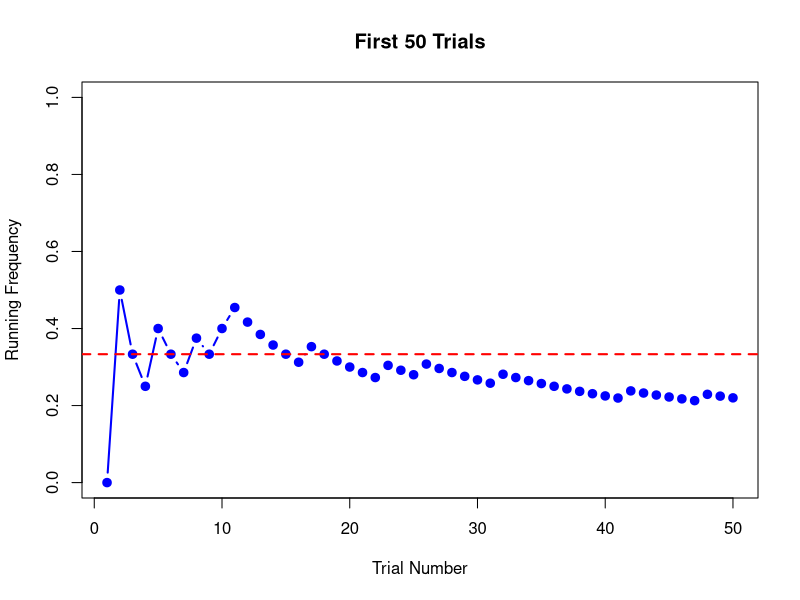
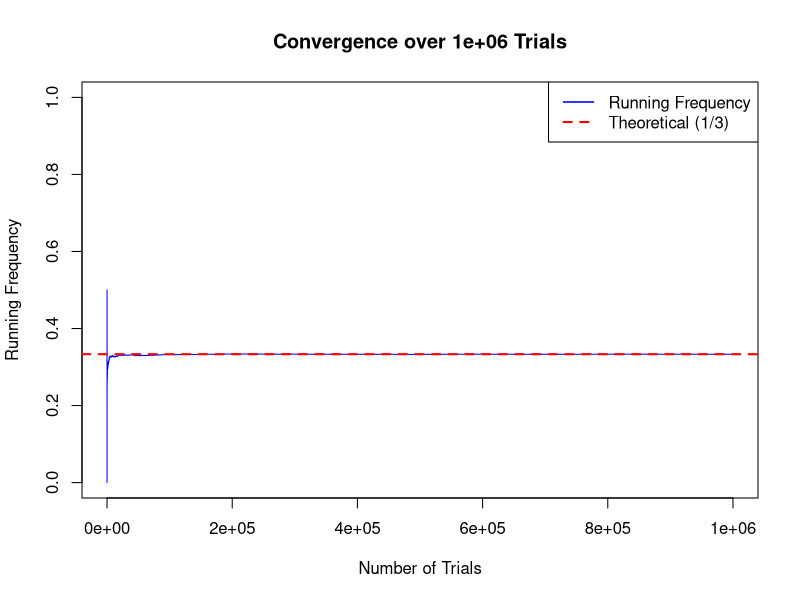
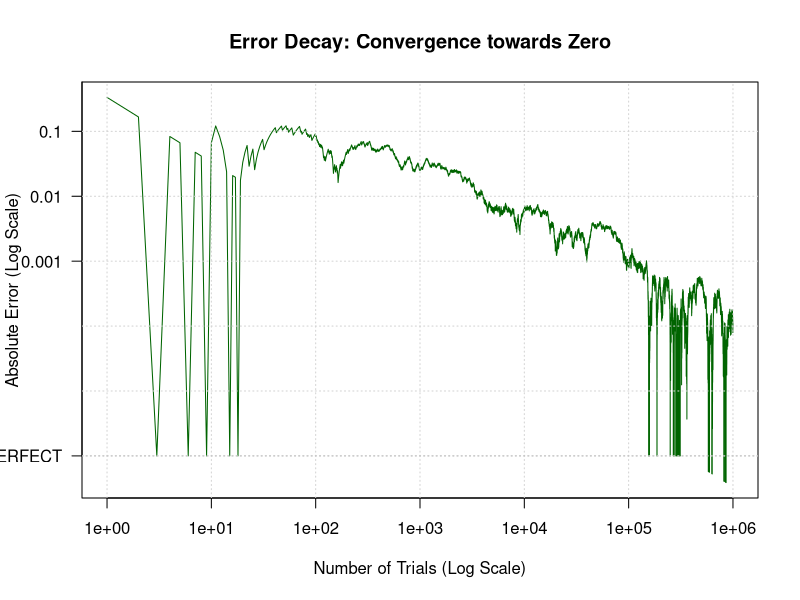

Reproduce these figures in R, in order.
## ---- chunk 1
#| label: simulation-setup

# THE AUTOMATIC BROOM: This clears all variables from R's memory.
rm(list = ls()) 

# Number of total trials
N <- 1000000

# Generate data
die_rolls <- sample(1:6, N, replace = TRUE)
coin_flips <- sample(c("H", "T"), N, replace = TRUE)

# Logic: If die is 1 or 2 -> "Stop". Otherwise, take the coin flip result.
final_outcomes <- ifelse(die_rolls %in% c(1, 2), "Stop", coin_flips)

experiment_data <- data.frame(
  Trial = 1:N,
  Die_Rolled = die_rolls,
  Final_Outcome = final_outcomes
)

# Calculate running probability for Tails (T)
is_tails <- experiment_data$Final_Outcome == "T"
running_probability <- cumsum(is_tails) / 1:N
## ---- chunk 2
#| label: manual-table
# CHANGE THIS NUMBER to show more or fewer rows:
n_show <- 10 

head(experiment_data, n_show)
## ---- chunk 3
#| label: snapshot-analysis

# CHOOSE YOUR NUMBER: Set how many first trials to analyze (e.g., 10, 25, 50, 100)
n_slice <- 400

# Extract the subset and count how many times 'T' appeared
subset_results <- experiment_data$Final_Outcome[1:n_slice]
tails_count <- sum(subset_results == "T")

# Calculate the relative frequency for this slice
slice_freq <- tails_count / n_slice

# Output the findings
cat("--- Snapshot Analysis for First", n_slice, "Trials ---\n")
cat("Total Tails Observed :", tails_count, "\n")
cat("Relative Frequency   :", round(slice_freq, 4), "\n")
cat("Theoretical Target   :", round(1/3, 4), "\n")
## ---- chunk 4
#| label: manual-plot
#| fig-width: 8
#| fig-height: 4

# CHANGE THIS NUMBER to match the table or show a specific range:
n_show_plot <- 50

plot(1:n_show_plot, running_probability[1:n_show_plot], 
     type = "b", pch = 19, col = "blue", lwd = 2,
     ylim = c(0, 1), xlab = "Trial Number", ylab = "Running Frequency",
     main = paste("First", n_show_plot, "Trials"))

# Theoretical line: P(Not Stop) * P(Tails) = (4/6) * (1/2) = 1/3
abline(h = 1/3, col = "red", lwd = 2, lty = 2)
## ---- chunk 5
#| label: full-convergence
#| fig-width: 8
#| fig-height: 5

n_limit <- N 

plot(1:n_limit, running_probability[1:n_limit], 
     type = "l", col = "blue", ylim = c(0, 1), 
     xlab = "Number of Trials", ylab = "Running Frequency",
     main = paste("Convergence over", n_limit, "Trials"))

abline(h = 1/3, col = "red", lwd = 2, lty = 2)

legend("topright", legend = c("Running Frequency", "Theoretical (1/3)"), 
       col = c("blue", "red"), lty = c(1, 2), lwd = c(1.5, 2))
## ---- chunk 6
#| label: error-analysis
#| fig-width: 8
#| fig-height: 5

n_limit_err <- N

# Calculate error
raw_error <- abs(running_probability[1:n_limit_err] - (1/3))

# Floor the zero-errors to 1e-6 for the log scale
visual_error <- ifelse(raw_error == 0, 1e-6, raw_error)

plot(1:n_limit_err, visual_error, 
     type = "l", log = "xy", col = "darkgreen",
     yaxt = "n", 
     xlab = "Number of Trials (Log Scale)", 
     ylab = "Absolute Error (Log Scale)",
     main = "Error Decay: Convergence towards Zero")

# Custom Y-axis labels
axis(2, at = c(1, 1e-1, 1e-2, 1e-3, 1e-6), 
     labels = c("1", "0.1", "0.01", "0.001", "PERFECT"), 
     las = 1)

grid(equilogs = TRUE, col = "lightgray", lty = "dotted")
abline(h = 1e-6, col = "gray", lty = 3)
